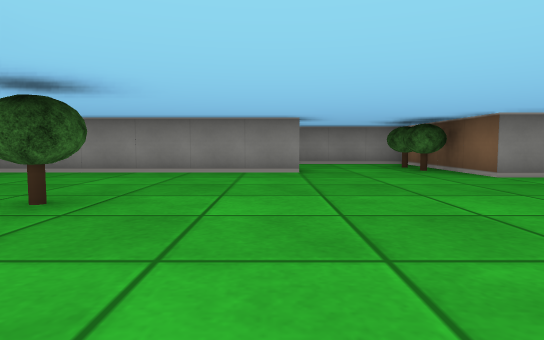
[1] (above)

23 first-person views from a walk through a cub3D level. The camera is about half as high as the walls, tilts 4° down and sees 75° across. The floor is counted in squares. Each view is taken from the middle of a square. On the plan, view 1 faces up. The plan holds only what a view shows up to about 9 squares ahead; the rest is blank.

[2]
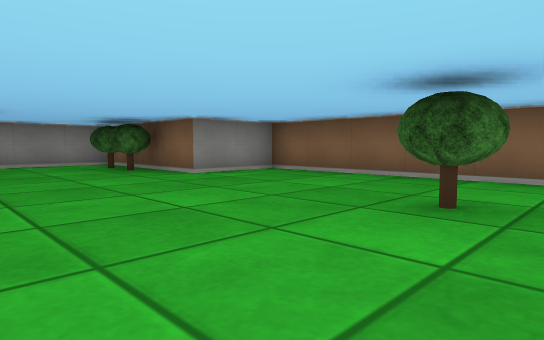

[3]
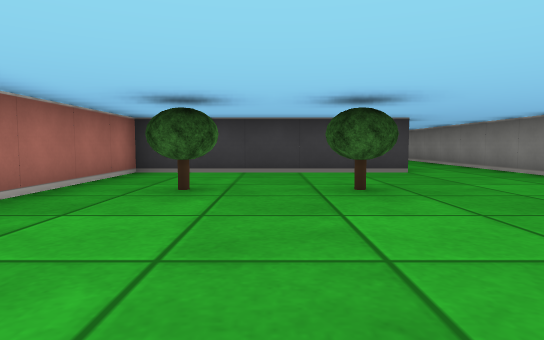

[4]
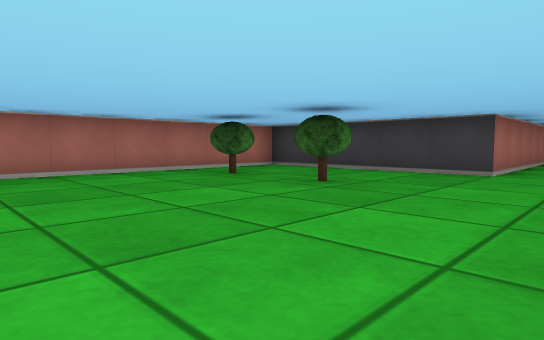

[5]
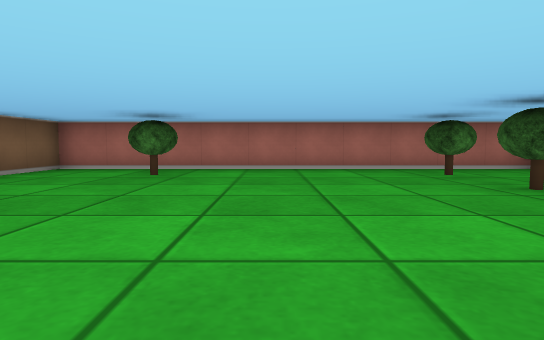

[6]
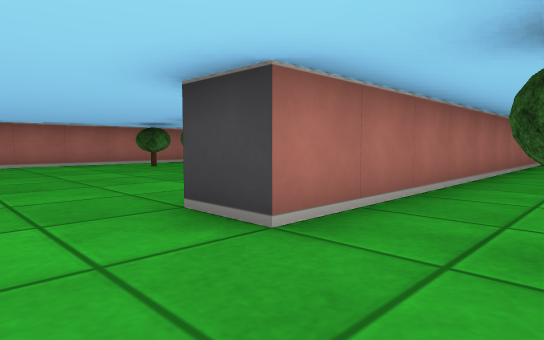

[7]
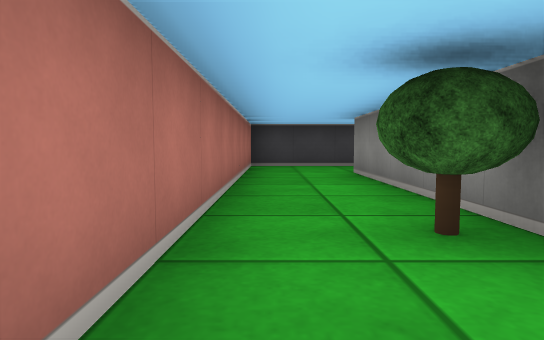

[8]
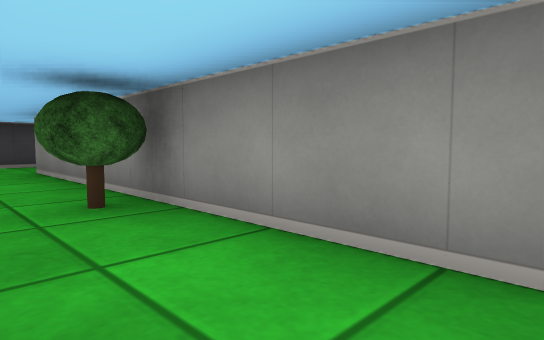

[9]
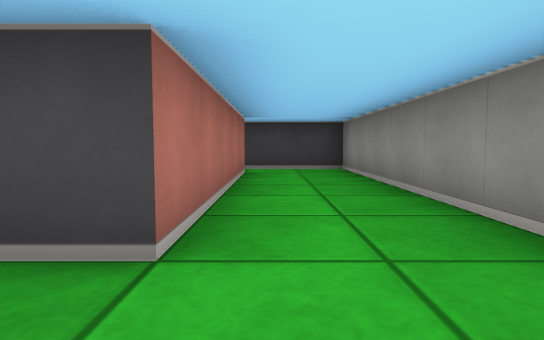

[10]
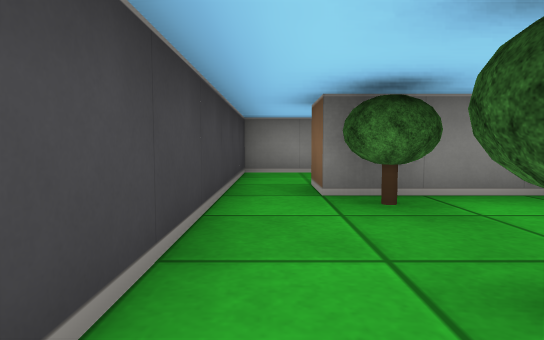

[11]
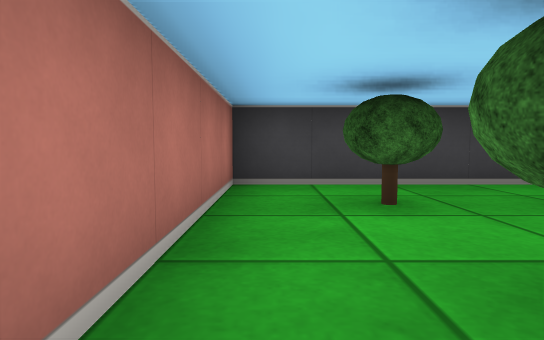

[12]
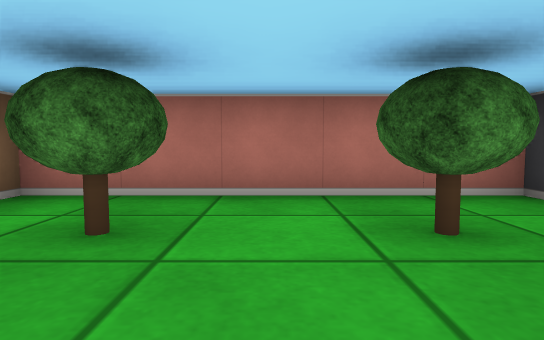

[13]
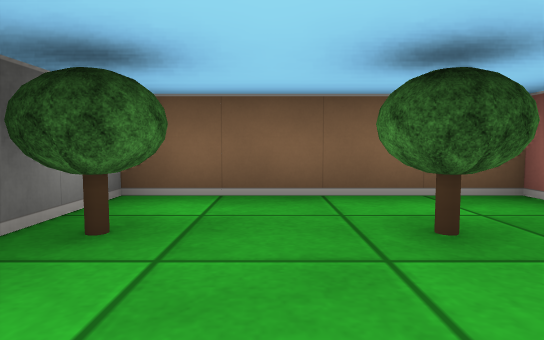

[14]
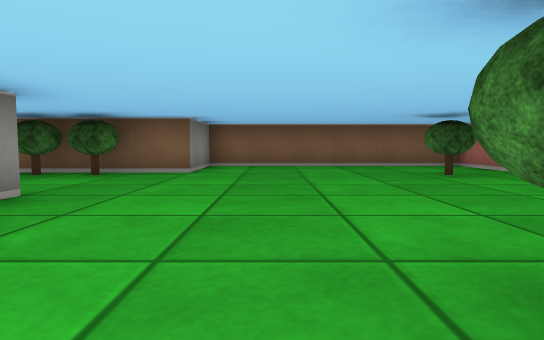

[15]
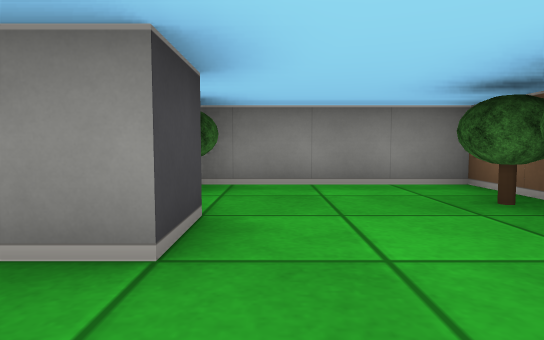

[16]
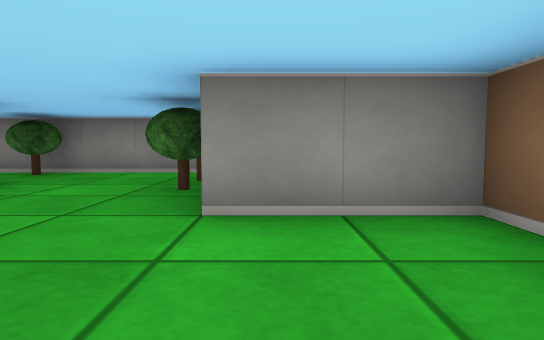

[17]
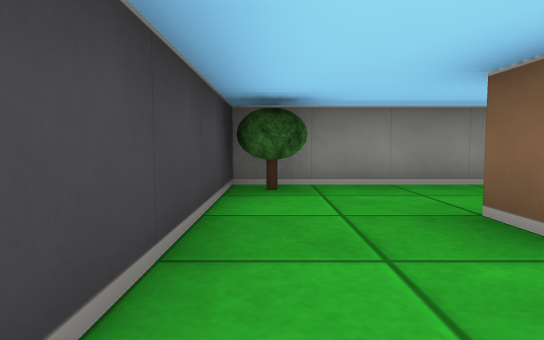

[18]
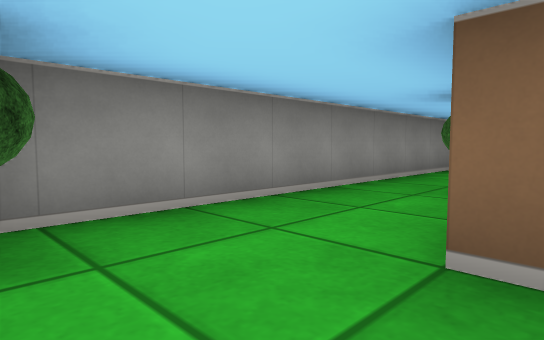

[19]
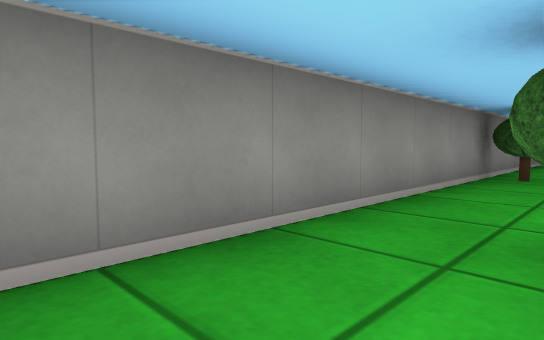

[20]
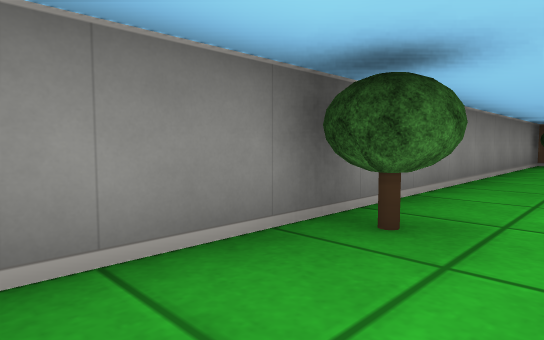

[21]
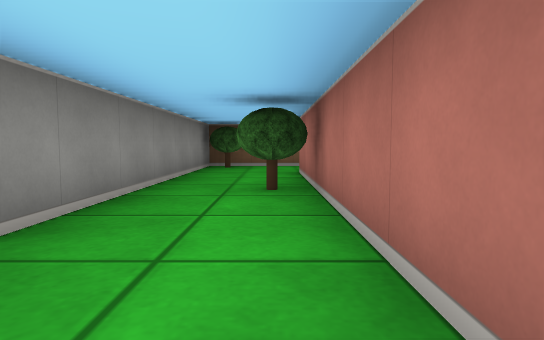

[22]
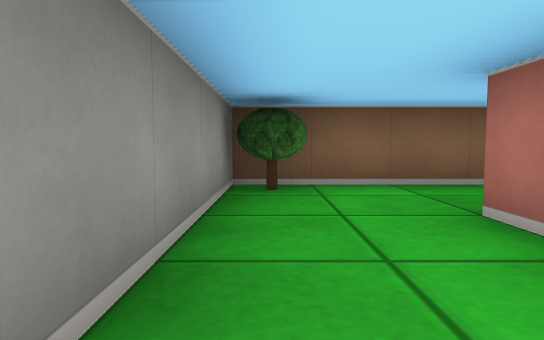

[23]
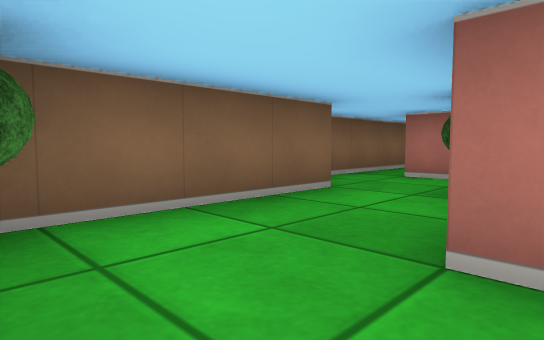

### Floor plan
Ten units are one square. View 1 is at (0, 0); x grows to the right and y downward. Boxes are objects, and circles mark ways between rooms. Rooms are numbered by the first view taken in them; rooms with no view inside come last. Other rooms are left out.
<svg viewBox="-110 -130 190 140">
<path fill="none" stroke="#000" d="M-95 -45 -45 -45 -45 5 55 5 55 -55 35 -55 35 -95 -85 -95M-85 -99 -85 -105M-105 -105 -105 -75 5 -75 5 -65 -105 -65 -105 -45M-105 -45 -105 5 -55 5 -55 -35 -95 -35 -95 -45M-14 -105 45 -105M65 -84 65 -125 -105 -125 -105 -105M58 -65 65 -65M75 -42 75 -71"/>
<rect x="-45" y="-95" width="10" height="10" fill="#bbb"><title>tree</title></rect>
<rect x="-25" y="-15" width="10" height="10" fill="#bbb"><title>tree</title></rect>
<rect x="-25" y="-35" width="10" height="10" fill="#bbb"><title>tree</title></rect>
<rect x="-5" y="-95" width="10" height="10" fill="#bbb"><title>tree</title></rect>
<rect x="25" y="-15" width="10" height="10" fill="#bbb"><title>tree</title></rect>
<rect x="25" y="-75" width="10" height="10" fill="#bbb"><title>tree</title></rect>
<rect x="25" y="-85" width="10" height="10" fill="#bbb"><title>tree</title></rect>
<rect x="-95" y="-15" width="10" height="10" fill="#bbb"><title>tree</title></rect>
<rect x="-95" y="-35" width="10" height="10" fill="#bbb"><title>tree</title></rect>
<rect x="-75" y="-15" width="10" height="10" fill="#bbb"><title>tree</title></rect>
<rect x="-75" y="-35" width="10" height="10" fill="#bbb"><title>tree</title></rect>
<rect x="-105" y="-125" width="10" height="10" fill="#bbb"><title>tree</title></rect>
<rect x="-65" y="-115" width="10" height="10" fill="#bbb"><title>tree</title></rect>
<rect x="-25" y="-125" width="10" height="10" fill="#bbb"><title>tree</title></rect>
<rect x="15" y="-115" width="10" height="10" fill="#bbb"><title>tree</title></rect>
<rect x="45" y="-85" width="10" height="10" fill="#bbb"><title>tree</title></rect>
<rect x="55" y="-125" width="10" height="10" fill="#bbb"><title>tree</title></rect>
<circle cx="-100" cy="-40" r="3" fill="#2a7"/>
<circle cx="-95" cy="-100" r="3" fill="#2a7"/>
<text x="-20" y="-50">1</text>
<text x="-80" y="-20">2</text>
<text x="10" y="-110">3</text>
</svg>
Room 1 opens to room 2. Room 1 opens to room 3.

Where each view was taken, in squares from view 1:
view 1: 0 up, 0 right, facing up
view 2: 0 up, 0 right, facing up-right
view 3: 2 up, 2 right, facing left
view 4: 6 up, 2 right, facing down-left
view 5: 7 up, 1 right, facing down
view 6: 9 up, 2 right, facing down-left
view 7: 8 up, 2 left, facing left
view 8: 8 up, 1 left, facing up-left
view 9: 5 up, 3 left, facing left
view 10: 0 up, 10 left, facing up
view 11: 0 up, 6 left, facing left
view 12: 3 up, 8 left, facing down
view 13: 2 up, 9 left, facing right
view 14: 4 up, 3 left, facing right
view 15: 5 up, 1 right, facing up
view 16: 3 up, 4 right, facing up
view 17: 8 up, 10 left, facing up
view 18: 10 up, 10 left, facing up-right
view 19: 11 up, 8 left, facing up-right
view 20: 11 up, 4 left, facing up-right
view 21: 11 up, 2 left, facing right
view 22: 12 up, 2 right, facing right
view 23: 12 up, 4 right, facing down-right
